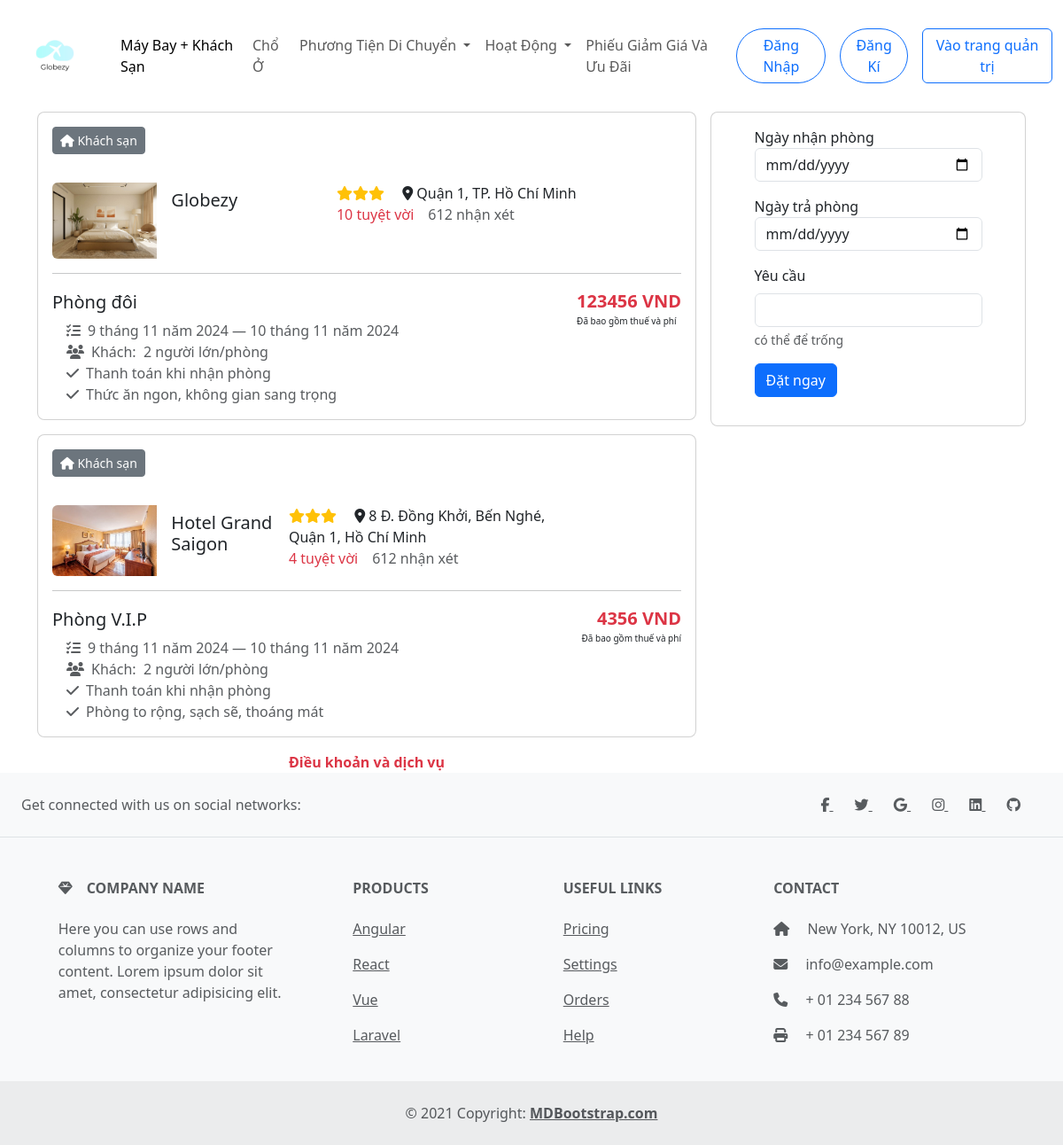
The page /Globery/?page=checkout&room=2 on the database its author committed.
### tables this page shows
CREATE TABLE `room` (
  `id_room` int(11) NOT NULL,
  `capacity` int(20) NOT NULL,
  `avalibity` tinyint(1) NOT NULL,
  `image_room` varchar(250) NOT NULL,
  `description` varchar(250) NOT NULL,
  `id_hotel` int(11) NOT NULL,
  `room_number` int(11) NOT NULL,
  `id_type_room` int(11) NOT NULL,
  `price` int(20) NOT NULL
);

CREATE TABLE `hotel` (
  `id_hotel` int(11) NOT NULL,
  `name` varchar(250) NOT NULL,
  `image_hotel` varchar(250) NOT NULL,
  `tel` int(20) NOT NULL,
  `email` varchar(250) NOT NULL,
  `address` varchar(250) NOT NULL,
  `average_rating` int(10) NOT NULL,
  `total_room` int(250) NOT NULL,
  `review` varchar(250) NOT NULL,
  `description` varchar(250) NOT NULL
);

CREATE TABLE `room_type` (
  `id_type_room` int(11) NOT NULL,
  `type_name` varchar(250) NOT NULL,
  `description` varchar(250) NOT NULL
);

### Globery/index.php (called while the page is built)
<?php
include "./mvc/controller/index.php";

### Globery/mvc/model/connectdb.php (called while the page is built, shortened)
<?php
class DB
{
    private $dsn = 'mysql:host=localhost;dbname=hotel_management;charset=UTF8';
    private $username = 'root';
    private $password = '';
    private $conn;
    function __construct()
    {
        try {
            $this->conn = new PDO($this->dsn, $this->username, $this->password);
            $this->conn->setAttribute(PDO::ATTR_ERRMODE, PDO::ERRMODE_EXCEPTION);
        } catch (PDOException $e) {
            echo "Connection failed: " . $e->getMessage();
        }
    }
    function query($sql, $params = [])
    {
        $stmt = $this->conn->prepare($sql);
        $stmt->execute($params);
        return $stmt;
    }
    function getAll($sql)
    {
        $stmt = $this->query($sql);
        return $stmt->fetchAll(PDO::FETCH_ASSOC);
    }
}

### Globery/mvc/model/getData.php (called while the page is built, shortened)
<?php
class GetData
{
    private $conn;
    function __construct()
    {
        $this->conn = new DB;
    }
    function getRoomHotel($id)
    {
        $sql = "SELECT room.*, hotel.name, hotel.address, hotel.average_rating, hotel.review, room_type.type_name from room
        JOIN hotel ON hotel.id_hotel=room.id_hotel
        JOIN room_type ON room_type.id_type_room=room.id_type_room
        WHERE room.id_room like '%$id%'";
        return $this->conn->getAll($sql);
    }
}

### Globery/mvc/view/checkout.php (the view, shortened to what this page needs)
<main class="container">
    <div class="row g-0">
        <div class="col-sm-6 col-md-8">
            <?php foreach ($getRoomHotel as $row): ?>
                <div class="card mb-3">
                    <div class="d-flex m-3">
                        <div class="btn btn-secondary btn-sm"><i class="fa-solid fa-house"></i><span> Khách sạn</span>
                        </div>
                    </div>
                    <div class="row g-0 m-3">
                        <div class="col-md-2">
                            <img src="./mvc/view/img/<?php echo $row['image_room'] ?>" alt=""
                                class="img-fluid rounded-start" style="width: 100%;">
                        </div>
                        <div class="col-md-8">
                            <div class="card-body p-0 ps-3">
                                <h5 class="card-title"><?php echo $row['name'] ?></h5>
                                <p class="card-text">
                                    <span class="text-warning"><i class="fa-solid fa-star"></i><i
                                            class="fa-solid fa-star"></i><i class="fa-solid fa-star"></i></span>
                                    <span class="ms-3">
                                        <i class="fa-solid fa-location-dot"></i>
                                        <span><?php echo $row['address'] ?></span>
                                    </span>
                                    <span class="text-body-secondary d-flex gap-3">
                                        <span class="text-danger">
                                            <?php echo $row['average_rating'] ?> tuyệt vời</span><span>612 nhận xét</span>
                                    </span>
                                </p>
                            </div>
                        </div>
                        <hr class="mt-3">
                        <div class="d-flex">
                            <div class="d-flex flex-column">
                                <h5 class="mt-1"> <?php echo $row['type_name'] ?></h5>
                                <div class="fw-blod ms-3 text-body-secondary"><i class="fa-solid fa-list-check"></i><span
                                        class="ms-2">9 tháng 11 năm 2024 — 10 tháng 11 năm 2024</span></div>
                                <div class="fw-blod ms-3 text-body-secondary"><i class="fa-solid fa-users"></i><span
                                        class="ms-2">Khách:  2 người
                                        lớn/phòng</span></div>
                                <div class="fw-blod ms-3 text-body-secondary"><i class="fa-solid fa-check"></i><span
                                        class="ms-2">Thanh toán khi nhận phòng</span></div>
                                <div class="fw-blod ms-3 text-body-secondary"><i class="fa-solid fa-check"></i><span
                                        class="ms-2"><?php echo $row['review'] ?></span></div>
                            </div>
                            <div class="ms-auto d-flex flex-column">
                                <span class="text-danger fw-bolder fs-5 text-end"><?php echo $row['price'] ?> VND</span>
                                <span style="font-size: 10px;">Đã bao gồm thuế và phí</span>
                            </div>
                        </div>
                    </div>
                </div>
            <?php endforeach; ?>
            <div class="text-center">
                <a class="link-offset-2 link-underline link-underline-opacity-0 text-danger fw-bold" href="#">Điều
                    khoản và dịch vụ</a>
            </div>
        </div>
        <div class="col-6 col-md-4">
            <div class="card ms-3 position-sticky" style="top: 10px;">
                <form action="" method="post" class="m-auto p-3" style="max-width: 30rem;">
                    <div class="mb-3">
                        <label for="start_date">Ngày nhận phòng</label>
                        <input type="date" class="form-control" name="start_date" required>
                    </div>
                    <div class="mb-3">
                        <label for="end_date">Ngày trả phòng</label>
                        <input type="date" class="form-control" name="end_date" required>
                    </div>
                    <div class="mb-3">
                        <label for="request" class="form-label">Yêu cầu</label>
                        <input type="text" class="form-control" name="request" id="request" aria-describedby="request">
                        <div  class="form-text">có thể để trống</div>
                    </div>
                    <button type="submit" class="btn btn-primary" name="addBooking">Đặt ngay</button>
                </form>
            </div>
        </div>
    </div>
</main>

### Globery/mvc/view/css/style.css (style rules this page uses)
.card { border-radius: 8px; overflow: hidden; }
.card-body { display: flex; align-items: center; justify-content: space-between; }

### rows shown on the page
room: image_room (picture), id_hotel.name "Globezy", id_hotel.address "Quận 1, TP. Hồ Chí Minh", id_hotel.average_rating "10", id_type_room.type_name "Phòng đôi", id_hotel.review "Thức ăn ngon, không gian sang trọng", price "123456"
room: image_room (picture), id_hotel.name "Hotel Grand Saigon", id_hotel.address "8 Đ. Đồng Khởi, Bến Nghé, Quận 1, Hồ Chí Minh", id_hotel.average_rating "4", id_type_room.type_name "Phòng V.I.P", id_hotel.review "Phòng to rộng, sạch sẽ, thoáng mát", price "4356"
